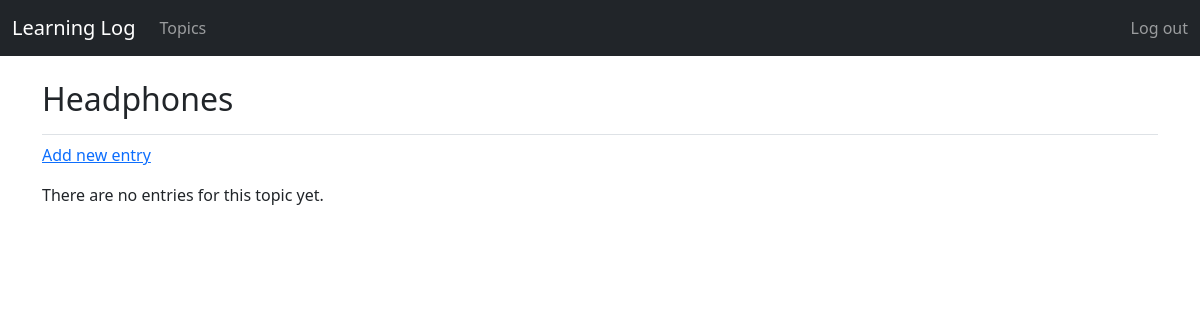
The page /topics/6/ (signed in) on the database as committed earlier.
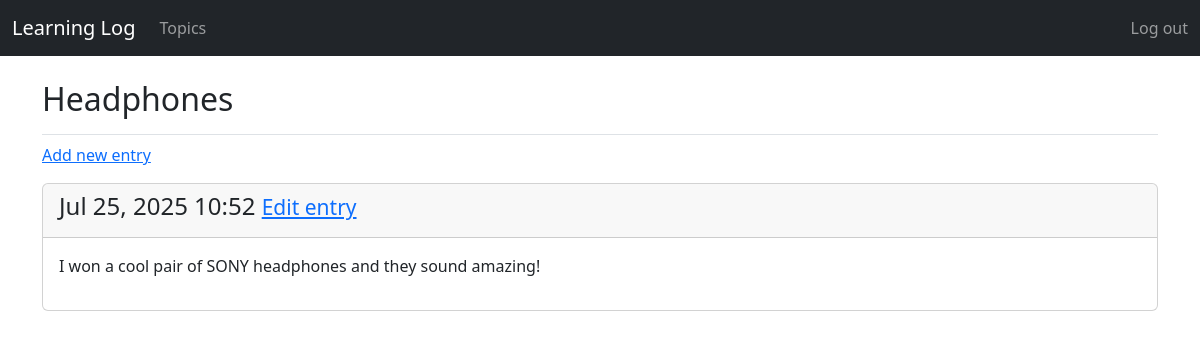
The same page on the database as committed later.
### learning_logs/models.py (models this page shows, shortened)
class Entry(models.Model):
    topic = models.ForeignKey(Topic, on_delete=models.CASCADE)
    """ on_delete=models.CASCADE means that if the related Topic instance is deleted,
    all related Entry instances will also be deleted."""
    text = models.TextField()
    date_added = models.DateTimeField(auto_now_add=True)
    class Meta:
        verbose_name_plural = 'entries'

### learning_logs/views.py (the view)
# urls.py: path('topics/<int:topic_id>/', views.topic, name='topic'),
@login_required
def topic(request, topic_id):
    topic = get_object_or_404(Topic, id=topic_id, owner=request.user)
    entries = topic.entry_set.order_by('-date_added')
    context = {'topic': topic, 'entries': entries}
    return render(request, 'learning_logs/topic.html', context)

### learning_logs/models.py (called while the page is built)
    def __str__(self):
        return self.text

### learning_logs/templates/learning_logs/topic.html
{% extends "learning_logs/base.html" %}
{% block page_header %}
  <h2>{{ topic }}</h2>
{% endblock page_header %}
{% block content %}
  <p>
    <a href="{% url 'learning_logs:new_entry' topic.id %}">Add new entry</a>
  </p>
  {% for entry in entries %}
    <div class="card mb-3">
      <div class="card-header">
        <h4 class="card-title">
          {{ entry.date_added|date:'M d, Y H:i' }}
          <small><a href="{% url 'learning_logs:edit_entry' entry.id %}"> Edit entry</a></small>
        </h4>
      </div>
      <div class="card-body">
        {{ entry.text|linebreaks }}
      </div>
    </div>
  {% empty %}
    <p>There are no entries for this topic yet.</p>
  {% endfor %}
{% endblock content %}

Rows that differ between the two databases and show on the page:
added Entry: date_added "Jul 25, 2025 10:52", text "I won a cool pair of SONY headphones and they sound amazing!"
Other text that changed with them:
text no longer shown: "There are no entries for this topic yet."
